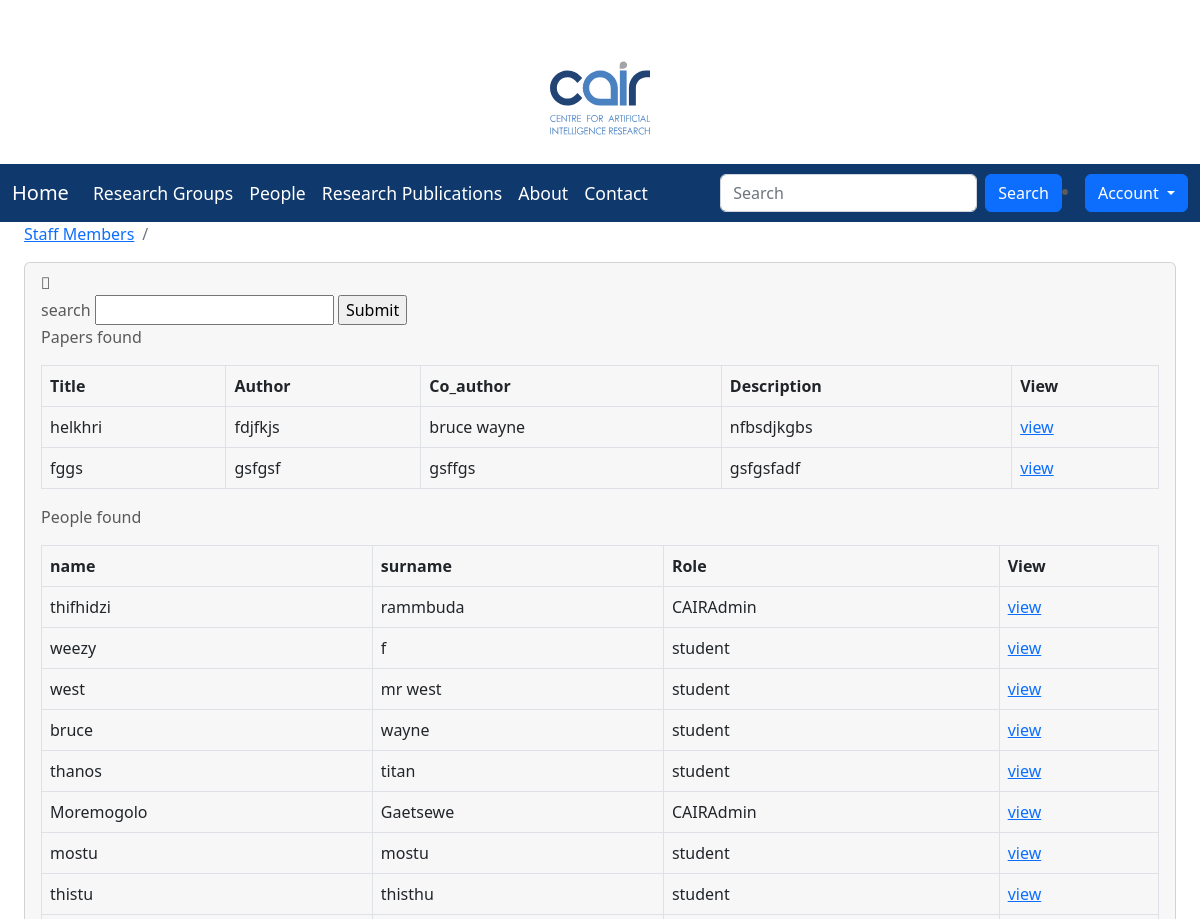
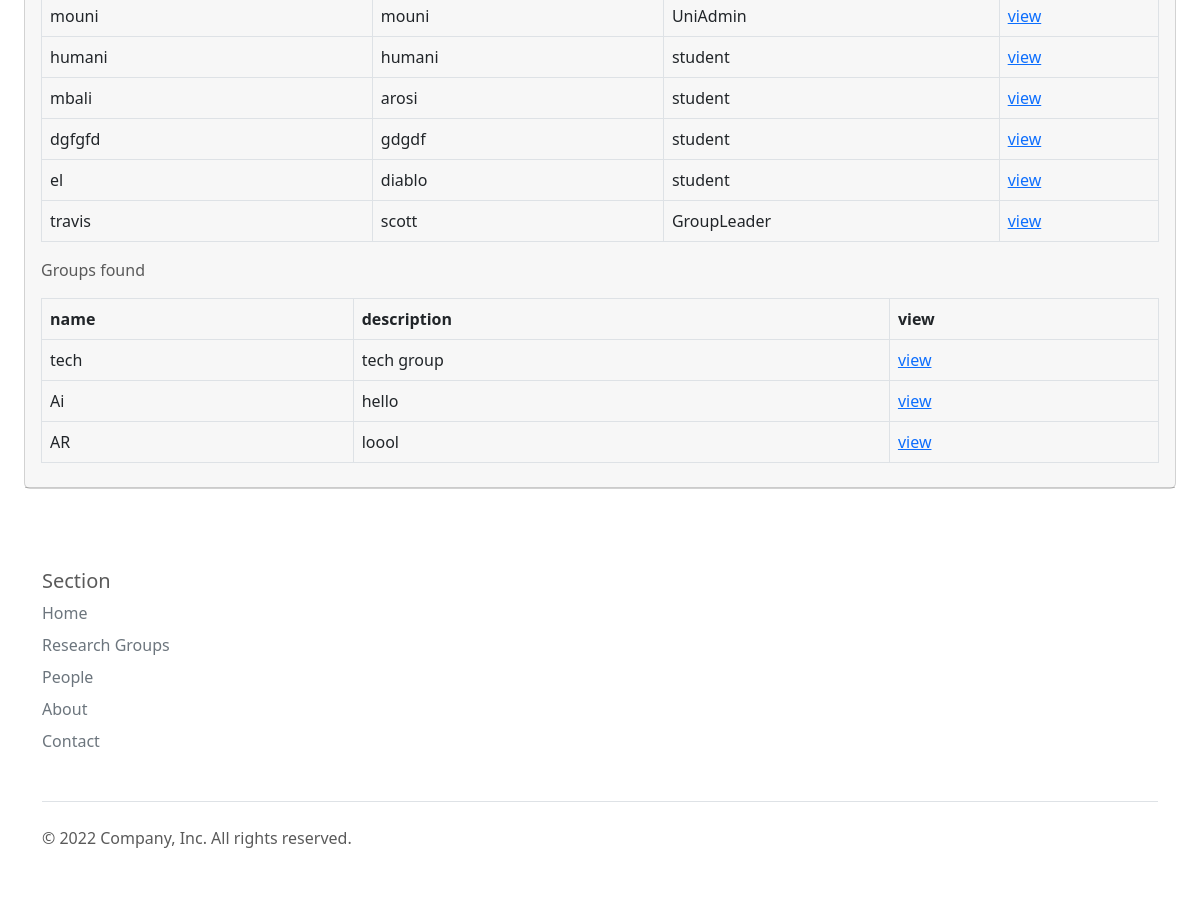
The app's page /search/ with its own data (2 pictures, top to bottom).
### researchapp/models.py (models this page shows, shortened)
class Paper(models.Model):
    title = models.CharField(max_length=100)
    author = models.CharField(max_length=50)
    co_author = models.CharField(max_length=50)
    description =  models.TextField()
    category  = models.ForeignKey(PaperType, on_delete=models.CASCADE, default=None,blank=True , null=TRUE)
    group = models.ForeignKey(Group, on_delete=models.CASCADE, default=None,blank=True , null=TRUE)
    publication = models.FileField(upload_to='pdf/publications')
    peerReview = models.FileField(upload_to='pdf/peerReview', blank=True , null=TRUE)
    created = models.DateField(auto_now_add=True)
    published_by=models.ForeignKey(User, on_delete=models.CASCADE, default=None,blank=True , null=TRUE)

class User(AbstractUser):
    role = models.ForeignKey(Role, on_delete=models.CASCADE, default=None,blank=True , null=TRUE)
    university = models.ForeignKey(University, on_delete=models.CASCADE, default=None,blank=True , null=TRUE)
    group = models.ForeignKey(Group, on_delete=models.CASCADE, default=None,blank=True , null=TRUE)
    bio = models.CharField(max_length=100, blank=True , null=TRUE)
    student_role = models.ForeignKey(StudentRole, on_delete=models.CASCADE, default=None,blank=True , null=TRUE)
    image = models.ImageField(upload_to = 'images/profilePic',blank=True , null=TRUE)
    is_active = models.BooleanField(default=True)

class Role(models.Model):
    RoleType = models.CharField(max_length=100)

class Group(models.Model):
    name = models.CharField(max_length=100)
    description = models.CharField(max_length=100)
    university = models.ForeignKey(University, on_delete=models.CASCADE, default=None, null=TRUE)
    created = models.DateField(auto_now_add=True)

### researchapp/views.py (the view)
# urls.py: path('search/', views.search, name = 'search'),
def search(request):
    query_string = ''
    found_entries = None
    if ('search' in request.GET) and request.GET['search'].strip():
        query_string = request.GET['search']
        entry_query = get_query(query_string, ['title', 'description','author'])
        entry_query_2 = get_query(query_string, ['username', 'first_name', 'last_name'])
        entry_query_3 = get_query(query_string, ['name'])
        paper_list= Paper.objects.all().filter(entry_query)
        people_list = User.objects.all().filter(entry_query_2)
        group_list = Group.objects.all().filter(entry_query_3)
        context = {
            'papers':paper_list,
            'people': people_list,
            'groups' : group_list
            }
        return render(request,'search.html',context )
    else:
        display_paper = Paper.objects.all()
        display_people = User.objects.all()
        group_list = Group.objects.all()
        context = {
            'papers':display_paper,
            'people': display_people,
            'groups' : group_list
            }
        return render(request, 'search.html', context)

### researchapp/templates/search.html (shortened to what this page needs)
{% extends 'base.html' %}
{%load static%}
{% block style %}
    <link rel="stylesheet" href="{% static 'css/style1.css' %}">
    <link href="https://cdn.jsdelivr.net/npm/bootstrap@5.2.0/dist/css/bootstrap.min.css"
    rel="stylesheet">
    <link href='https://cdnjs.cloudflare.com/ajax/libs/font-awesome/4.0.3/css/font-awesome.css' rel='stylesheet'>
    <body oncontextmenu='return false' class='snippet-body'>
{% endblock %}
{% block body %}
   <div class="container-fluid">
        <div class="row">
          <div class="col-12 mb-3">
          <div class="col-12 mb-3">
                <div id="content-wrapper">
        <div class="container-fluid">
            <ol class="breadcrumb">
                <li class="breadcrumb-item">
                    <a href="">Staff Members</a>
                </li>
                <li class="breadcrumb-item active"></li>
            </ol>
            <div class="card mb-3">
                <div class="card-header">
                    <i class="fas fa-table"></i>
<form method = 'GET'>
    <label for="search">search</label>
    <input type="text" id="search" name="search">
    <input type = 'submit' name = 'Search'/>
</form>
{% if papers %}
<p> Papers found </p>
    <div class="table-responsive">
                        <table class="table table-bordered" id="dataTable" width="100%" cellspacing="0">
        <tr>
            <th>Title</th>
            <th>Author</th>
            <th>Co_author</th>
            <th>Description</th>
            <th>View</th>
        </tr>
  {% for paper in papers%}
    <td>{{paper.title}}  </td>
    <td>{{paper.author}} </td>
    <td>{{paper.co_author}} </td>
    <td>{{paper.description}}  </td>
    <td> <a href="{{ paper.publication.url }}"> view </a></td>
  {% endfor%}
</table>
</div>
{% endif %}
{% if people %}
<p> People found </p>
  <div class="table-responsive">
                        <table class="table table-bordered" id="dataTable" width="100%" cellspacing="0">
    <tr>
        <th>name</th>
        <th>surname</th>
        <th>Role </th>
        <th> View</h>
    </tr>
  {% for person in people%}
    <td>{{person.first_name}}</td>
    <td>{{person.last_name}} </td>
    <td>{{person.role.RoleType}}  </td>
    <td><a href=' {% url 'avprofile' user.pk %} '> view </a>  </td>
  {% endfor%}
</table></div>
{% endif %}
{% if groups %}
<p> Groups found </p>
  <div class="table-responsive">
                        <table class="table table-bordered" id="dataTable" width="100%" cellspacing="0">
    <tr>
        <th>name</th>
        <th>description</th>
        <th>view</th>
    </tr>
  {% for group in groups%}
    <td>{{group.name}}</td>
    <td>{{group.description}} </td>
    <td><a href="{% url 'avGprofile' group.pk %}"> view</a>  </td>
  {% endfor%}
</table></div>
{% endif %}
</div></div></div></div></div></div></div></div></div>
{% endblock %}

### researchapp/static/css/carousel.css (style rules this page uses)
body { padding-top: 3rem; padding-bottom: 3rem; color: #5a5a5a; }

### records on screen
Paper: title "helkhri", author "fdjfkjs", co_author "bruce wayne", description "nfbsdjkgbs"
Paper: title "fggs", author "gsfgsf", co_author "gsffgs", description "gsfgsfadf"
User: first_name "thifhidzi", last_name "rammbuda", role.RoleType "CAIRAdmin"
User: first_name "weezy", last_name "f", role.RoleType "student"
User: first_name "west", last_name "mr west", role.RoleType "student"
User: first_name "bruce", last_name "wayne", role.RoleType "student"
User: first_name "thanos", last_name "titan", role.RoleType "student"
User: first_name "Moremogolo", last_name "Gaetsewe", role.RoleType "CAIRAdmin"
User: first_name "mostu", last_name "mostu", role.RoleType "student"
User: first_name "thistu", last_name "thisthu", role.RoleType "student"
User: first_name "mouni", last_name "mouni", role.RoleType "UniAdmin"
User: first_name "humani", last_name "humani", role.RoleType "student"
User: first_name "mbali", last_name "arosi", role.RoleType "student"
User: first_name "dgfgfd", last_name "gdgdf", role.RoleType "student"
User: first_name "el", last_name "diablo", role.RoleType "student"
User: first_name "travis", last_name "scott", role.RoleType "GroupLeader"
Group: name "tech", description "tech group"
Group: name "Ai", description "hello"
Group: name "AR", description "loool"
